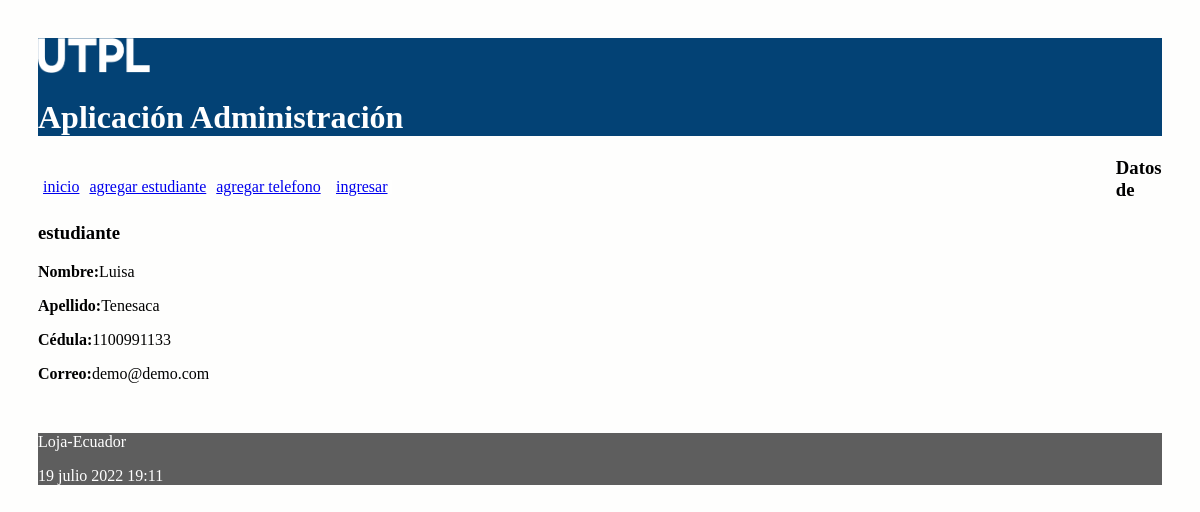
The page /estudiante/2 on the database its author committed.
### administrativo/models.py (models this page shows, shortened)
class Estudiante(models.Model):
    nombre = models.CharField(max_length=30)
    apellido = models.CharField(max_length=30)
    cedula = models.CharField(max_length=30, unique=True)
    correo = models.EmailField()

### administrativo/views.py (the view)
# urls.py: path('estudiante/<int:id>', views.obtener_estudiante,
def obtener_estudiante(request, id):
    estudiante = Estudiante.objects.get(pk=id)
    informacion_template = {'estudiante': estudiante}
    return render(request, 'obtener_estudiante.html', informacion_template)

### administrativo/templates/obtener_estudiante.html
{% extends "master.html" %}
{% block content %}
<h3>Datos de estudiante</h3>
<p><b>Nombre:</b>{{estudiante.nombre}}</p>
<p><b>Apellido:</b>{{estudiante.apellido}}</p>
<p><b>Cédula:</b>{{estudiante.cedula}}</p>
<p><b>Correo:</b>{{estudiante.correo}}</p>
<br/>
{% endblock %}

### administrativo/static/css/estilos.css (style rules this page uses)
body { background: #FEFEFD; padding: 30px; }

### rows shown on the page
Estudiante: nombre "Luisa", apellido "Tenesaca", cedula "1100991133", correo "demo@demo.com"
